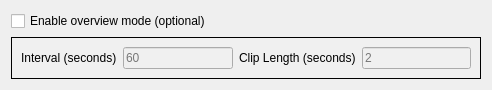
<?xml version="1.0" encoding="UTF-8"?>
<ui version="4.0">
 <class>FrameOverviewMode</class>
 <widget class="QFrame" name="FrameOverviewMode">
  <property name="geometry">
   <rect>
    <x>0</x>
    <y>0</y>
    <width>492</width>
    <height>83</height>
   </rect>
  </property>
  <property name="windowTitle">
   <string>Frame</string>
  </property>
  <layout class="QGridLayout" name="gridLayout_2">
   <item row="0" column="0">
    <widget class="QCheckBox" name="checkBoxEnableOverviewMode">
     <property name="text">
      <string>Enable overview mode (optional)</string>
     </property>
    </widget>
   </item>
   <item row="1" column="0">
    <widget class="QWidget" name="widgetBorder" native="true">
     <property name="enabled">
      <bool>true</bool>
     </property>
     <property name="styleSheet">
      <string notr="true">background-color: rgb(0, 0, 0);</string>
     </property>
     <layout class="QGridLayout" name="gridLayout">
      <property name="leftMargin">
       <number>1</number>
      </property>
      <property name="topMargin">
       <number>1</number>
      </property>
      <property name="rightMargin">
       <number>1</number>
      </property>
      <property name="bottomMargin">
       <number>1</number>
      </property>
      <item row="0" column="0">
       <widget class="QWidget" name="widget" native="true">
        <property name="enabled">
         <bool>true</bool>
        </property>
        <property name="styleSheet">
         <string notr="true">background-color: rgb(240, 240, 240);</string>
        </property>
        <layout class="QGridLayout" name="gridLayout_4">
         <item row="0" column="0">
          <layout class="QGridLayout" name="gridLayout_3">
           <item row="0" column="0">
            <widget class="QLabel" name="labelInterval">
             <property name="text">
              <string>Interval (seconds)</string>
             </property>
            </widget>
           </item>
           <item row="0" column="1">
            <widget class="QLineEdit" name="lineEditInterval">
             <property name="inputMethodHints">
              <set>Qt::ImhDigitsOnly</set>
             </property>
             <property name="placeholderText">
              <string>60</string>
             </property>
            </widget>
           </item>
           <item row="0" column="2">
            <widget class="QLabel" name="labelClipLength">
             <property name="text">
              <string>Clip Length (seconds)</string>
             </property>
            </widget>
           </item>
           <item row="0" column="3">
            <widget class="QLineEdit" name="lineEditClipLength">
             <property name="inputMethodHints">
              <set>Qt::ImhDigitsOnly</set>
             </property>
             <property name="placeholderText">
              <string>2</string>
             </property>
            </widget>
           </item>
          </layout>
         </item>
        </layout>
       </widget>
      </item>
     </layout>
    </widget>
   </item>
  </layout>
 </widget>
 <resources/>
 <connections/>
</ui>
